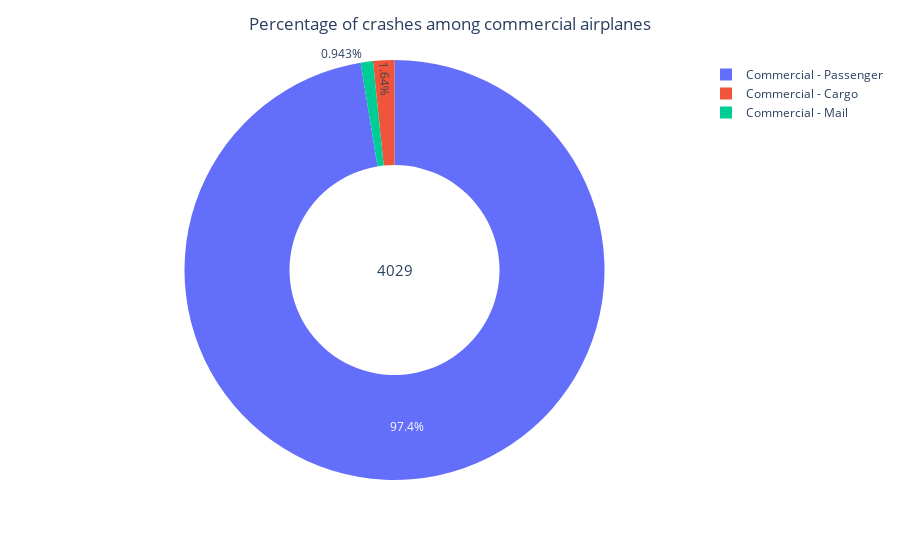

This figure's notebook cell:
### Code cell
fig = px.pie(donut, values='NumofCrashes', names='Operator Type', hole=0.5)
fig.update_layout(paper_bgcolor="#C0C0C0",title_text='Percentage of crashes among commercial airplanes', title_x=0.5)
fig.update_layout(title_x=0.5,annotations=[dict(text=str(int(donut.NumofCrashes.sum())), x=0.5, y=0.5, font_size=15, showarrow=False)])
fig.update_layout(paper_bgcolor="white")
fig.show()

### Figure 1 — Plotly figure (JSON) as saved in the notebook; plotly's stock layout.template omitted (floating-point values rounded to 4 significant figures)
{"data": [{"domain": {"x": [0, 1], "y": [0, 1]}, "hole": 0.5, "hovertemplate": "Operator Type=%{label}<br>NumofCrashes=%{value}<extra></extra>", "labels": ["Commercial - Cargo", "Commercial - Mail", "Commercial - Passenger"], "legendgroup": "", "name": "", "showlegend": true, "type": "pie", "values": [66, 38, 3925]}], "layout": {"annotations": [{"font": {"size": 15}, "showarrow": false, "text": "4029", "x": 0.5, "y": 0.5}], "legend": {"tracegroupgap": 0}, "margin": {"t": 60}, "paper_bgcolor": "white", "title": {"text": "Percentage of crashes among commercial airplanes", "x": 0.5}}}
